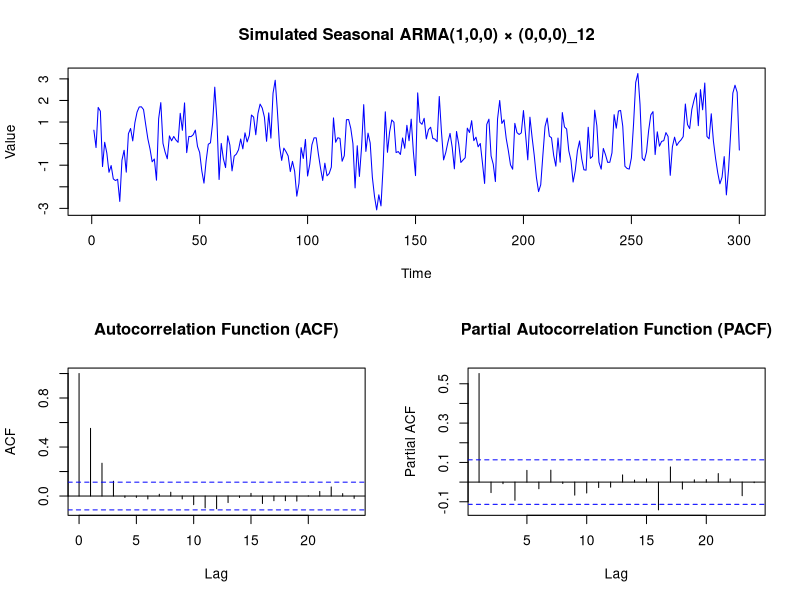
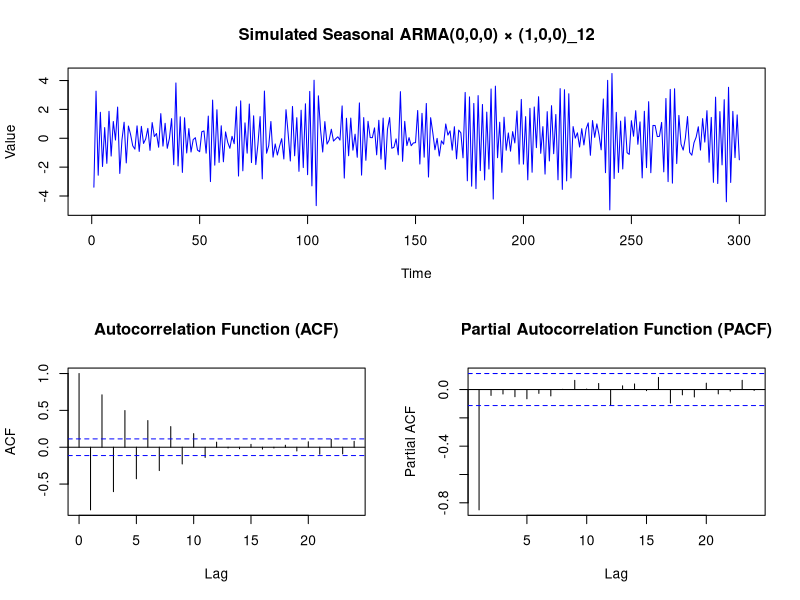

The R source for these figures, in order:
#####################################################
################## Assignment 2  ####################
#####################################################

# Part 2
library(forecast)  

simulate_seasonal_arma <- function(p = 0, d = 0, q = 0, 
                                   P = 0, D = 0, Q = 0, 
                                   s = 12, n = 300, 
                                   ar_coefs = NULL, ma_coefs = NULL, 
                                   sar_coefs = NULL, sma_coefs = NULL, 
                                   seed = 123) {
  
  set.seed(seed)  
  
  # Define ARMA model coefficients if provided
  ar <- if (!is.null(ar_coefs)) ar_coefs else rep(0, p)
  ma <- if (!is.null(ma_coefs)) ma_coefs else rep(0, q)
  sar <- if (!is.null(sar_coefs)) sar_coefs else rep(0, P)
  sma <- if (!is.null(sma_coefs)) sma_coefs else rep(0, Q)
  
  # Simulate the ARMA process
  model <- list(order = c(p, d, q), 
                seasonal = list(order = c(P, D, Q), period = s))
  
  data_sim <- arima.sim(model = list(ar = c(ar, sar), ma = c(ma, sma)), n = n)
  
  # Plot time series
  layout(matrix(c(1, 1, 2, 3), nrow = 2, byrow = TRUE))
  plot(data_sim, main = paste("Simulated Seasonal ARMA(", p, ",", d, ",", q, ") × (", 
                              P, ",", D, ",", Q, ")_", s, sep=""), 
       col = "blue", type = "l", ylab = "Value", xlab = "Time")
  
  # ACF plot
  acf(data_sim, main = "Autocorrelation Function (ACF)")
  
  # PACF plot
  pacf(data_sim, main = "Partial Autocorrelation Function (PACF)")
  
  layout(1)  
  par(mfrow = c(1, 1))
  return(data_sim)
}


# A (1, 0, 0) × (0, 0, 0)12 model with the parameter ϕ1 = 0.6.
simulate_seasonal_arma(p=1, ar_coefs = c(0.6))

# A (0, 0, 0) × (1, 0, 0)12 model with the parameter Φ1 = −0.9.
simulate_seasonal_arma(P=1, sar_coefs = c(-0.9))

